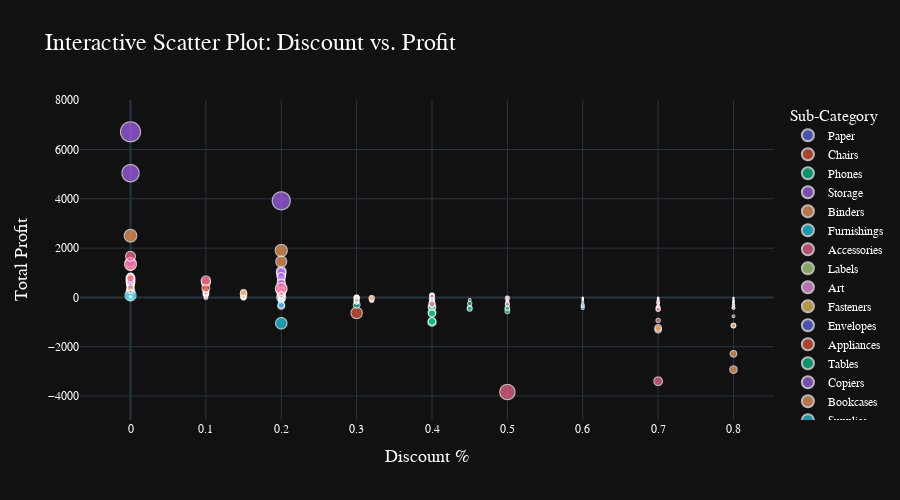

The cell this chart's notebook holds for it:
### Code cell
import plotly.express as px
import pandas as pd

# Create an interactive scatter plot of discount vs. profit
fig = px.scatter(df, x='Discount', y='Profit',
                 color='Sub-Category',
                 size='Sales',
                 labels={'Discount': 'Discount %', 'Profit': 'Total Profit'},
                 title='Interactive Scatter Plot: Discount vs. Profit',
                 template='plotly_dark',  # Dark template for a stylish appearance
                 hover_data=['Sub-Category', 'Sales'],
                 height=500
                 )

# Update marker style for a more appealing look
fig.update_traces(marker=dict(line=dict(color='white', width=1)),
                  selector=dict(mode='markers'))

# Update layout for better aesthetics
fig.update_layout(
    font=dict(family="Arial", size=12, color="White"),
    title=dict(font=dict(size=24)),
    xaxis=dict(title=dict(font=dict(size=18))),
    yaxis=dict(title=dict(font=dict(size=18))),
    legend=dict(title=dict(font=dict(size=16))),
)

# Show the plot
fig.show()

### Figure 1 — Plotly figure (JSON) as saved in the notebook; plotly's stock layout.template omitted (floating-point values rounded to 4 significant figures; data arrays with more than 128 entries replaced by an {"elided": "..."} marker saying what was removed)
{"data": [{"customdata": {"elided": "459x2 mixed values"}, "hovertemplate": "Sub-Category=%{customdata[0]}<br>Discount %=%{x}<br>Total Profit=%{y}<br>Sales=%{customdata[1]}<extra></extra>", "legendgroup": "Paper", "marker": {"color": "#636efa", "line": {"color": "white", "width": 1}, "size": {"elided": "459 float values"}, "sizemode": "area", "sizeref": 35.0, "symbol": "circle"}, "mode": "markers", "name": "Paper", "showlegend": true, "type": "scattergl", "x": {"elided": "459 float values"}, "xaxis": "x", "y": {"elided": "459 float values"}, "yaxis": "y"}, {"customdata": {"elided": "190x2 mixed values"}, "hovertemplate": "Sub-Category=%{customdata[0]}<br>Discount %=%{x}<br>Total Profit=%{y}<br>Sales=%{customdata[1]}<extra></extra>", "legendgroup": "Chairs", "marker": {"color": "#EF553B", "line": {"color": "white", "width": 1}, "size": {"elided": "190 float values"}, "sizemode": "area", "sizeref": 35.0, "symbol": "circle"}, "mode": "markers", "name": "Chairs", "showlegend": true, "type": "scattergl", "x": {"elided": "190 float values"}, "xaxis": "x", "y": {"elided": "190 float values"}, "yaxis": "y"}, {"customdata": {"elided": "294x2 mixed values"}, "hovertemplate": "Sub-Category=%{customdata[0]}<br>Discount %=%{x}<br>Total Profit=%{y}<br>Sales=%{customdata[1]}<extra></extra>", "legendgroup": "Phones", "marker": {"color": "#00cc96", "line": {"color": "white", "width": 1}, "size": {"elided": "294 float values"}, "sizemode": "area", "sizeref": 35.0, "symbol": "circle"}, "mode": "markers", "name": "Phones", "showlegend": true, "type": "scattergl", "x": {"elided": "294 float values"}, "xaxis": "x", "y": {"elided": "294 float values"}, "yaxis": "y"}, {"customdata": {"elided": "288x2 mixed values"}, "hovertemplate": "Sub-Category=%{customdata[0]}<br>Discount %=%{x}<br>Total Profit=%{y}<br>Sales=%{customdata[1]}<extra></extra>", "legendgroup": "Storage", "marker": {"color": "#ab63fa", "line": {"color": "white", "width": 1}, "size": {"elided": "288 float values"}, "sizemode": "area", "sizeref": 35.0, "symbol": "circle"}, "mode": "markers", "name": "Storage", "showlegend": true, "type": "scattergl", "x": {"elided": "288 float values"}, "xaxis": "x", "y": {"elided": "288 float values"}, "yaxis": "y"}, {"customdata": {"elided": "500x2 mixed values"}, "hovertemplate": "Sub-Category=%{customdata[0]}<br>Discount %=%{x}<br>Total Profit=%{y}<br>Sales=%{customdata[1]}<extra></extra>", "legendgroup": "Binders", "marker": {"color": "#FFA15A", "line": {"color": "white", "width": 1}, "size": {"elided": "500 float values"}, "sizemode": "area", "sizeref": 35.0, "symbol": "circle"}, "mode": "markers", "name": "Binders", "showlegend": true, "type": "scattergl", "x": {"elided": "500 float values"}, "xaxis": "x", "y": {"elided": "500 float values"}, "yaxis": "y"}, {"customdata": {"elided": "316x2 mixed values"}, "hovertemplate": "Sub-Category=%{customdata[0]}<br>Discount %=%{x}<br>Total Profit=%{y}<br>Sales=%{customdata[1]}<extra></extra>", "legendgroup": "Furnishings", "marker": {"color": "#19d3f3", "line": {"color": "white", "width": 1}, "size": {"elided": "316 float values"}, "sizemode": "area", "sizeref": 35.0, "symbol": "circle"}, "mode": "markers", "name": "Furnishings", "showlegend": true, "type": "scattergl", "x": {"elided": "316 float values"}, "xaxis": "x", "y": {"elided": "316 float values"}, "yaxis": "y"}, {"customdata": {"elided": "275x2 mixed values"}, "hovertemplate": "Sub-Category=%{customdata[0]}<br>Discount %=%{x}<br>Total Profit=%{y}<br>Sales=%{customdata[1]}<extra></extra>", "legendgroup": "Accessories", "marker": {"color": "#FF6692", "line": {"color": "white", "width": 1}, "size": {"elided": "275 float values"}, "sizemode": "area", "sizeref": 35.0, "symbol": "circle"}, "mode": "markers", "name": "Accessories", "showlegend": true, "type": "scattergl", "x": {"elided": "275 float values"}, "xaxis": "x", "y": {"elided": "275 float values"}, "yaxis": "y"}, {"customdata": {"elided": "114x2 mixed values"}, "hovertemplate": "Sub-Category=%{customdata[0]}<br>Discount %=%{x}<br>Total Profit=%{y}<br>Sales=%{customdata[1]}<extra></extra>", "legendgroup": "Labels", "marker": {"color": "#B6E880", "line": {"color": "white", "width": 1}, "size": [6.16, 24.84, 20.7, 20.7, 28.35, 29.6, 72.45, 235.9, 26.25, 12.39, 9.82, 10.44, 9.82, 8.64, 7.968, 15.12, 23.68, 8.67, 28.91, 786.5, 43.86, 6, 4.608, 11.95, 47.36, 18.9, 71.04, 27.72, 14.62, 5.76, 58.48, 18.75, 7.31, 3.15, 5.78, 18.45, 14.4, 59.2, 20.23, 14.94, 39.28, 31.5, 33.12, 3.75, 75.18, 51.75, 30, 25.06, 74, 37.59, 29.24, 13.05, 5.76, 51.75, 9.96, 11.52, 8.64, 91.59, 3.304, 50.4, 11.56, 9.82, 44.4, 6.264, 7.83, 13.87, 61.06, 41.4, 13.22, 17.54, 56.7, 9.856, 41.4, 5.904, 24.55, 24.64, 2.464, 74, 11.52, 5.04, 122.1, 133.2, 6.16, 152.7, 7.38, 23.04, 5.22, 4.91, 14.73, 9.45, 11.52, 5.76, 3, 20.7, 17.71, 4.608, 14.76, 15.75, 21.93, 4.928, 7.38, 44.4, 20.66, 11.07, 15.94, 11.7, 4.928, 4.608, 11.07, 14.94, 8.64, 62.65, 8.26, 16.52], "sizemode": "area", "sizeref": 35.0, "symbol": "circle"}, "mode": "markers", "name": "Labels", "showlegend": true, "type": "scattergl", "x": [0, 0.2, 0, 0, 0, 0, 0, 0.2, 0, 0, 0, 0.2, 0, 0, 0.2, 0.2, 0.2, 0, 0, 0, 0, 0.2, 0.2, 0.2, 0.2, 0, 0.2, 0, 0, 0, 0, 0, 0, 0, 0, 0, 0, 0, 0, 0, 0, 0, 0.2, 0, 0, 0, 0, 0, 0, 0, 0.2, 0, 0, 0, 0, 0.2, 0, 0, 0.2, 0, 0, 0, 0, 0.2, 0, 0.2, 0, 0, 0.2, 0.2, 0, 0.2, 0, 0.2, 0, 0, 0.2, 0, 0, 0.2, 0.2, 0, 0, 0, 0, 0, 0, 0, 0, 0, 0.2, 0, 0.2, 0, 0.2, 0.2, 0.2, 0, 0, 0.2, 0, 0, 0.2, 0, 0.2, 0.2, 0.2, 0.2, 0, 0, 0, 0, 0, 0.2], "xaxis": "x", "y": [2.957, 8.694, 9.936, 9.936, 13.61, 14.8, 34.78, 85.53, 12.6, 5.699, 4.812, 3.393, 4.812, 4.234, 2.59, 4.914, 8.88, 4.075, 13.3, 385.4, 20.61, 2.1, 1.67, 3.884, 17.76, 9.072, 26.64, 13.31, 6.871, 2.822, 27.49, 9, 3.436, 1.512, 2.717, 8.671, 7.056, 29.6, 9.508, 6.872, 19.25, 15.12, 11.59, 1.8, 35.33, 24.84, 14.4, 11.78, 37, 17.67, 9.869, 6.003, 2.822, 24.84, 4.582, 4.176, 4.234, 42.13, 1.074, 23.18, 5.433, 4.812, 22.2, 2.036, 3.602, 4.682, 28.09, 19.87, 4.295, 5.921, 26.08, 3.45, 19.87, 1.993, 12.03, 11.83, 0.8624, 37, 5.645, 1.764, 39.69, 66.6, 2.957, 70.22, 3.469, 11.29, 2.401, 2.406, 7.218, 4.536, 4.176, 2.65, 1.05, 9.936, 5.978, 1.67, 4.982, 7.56, 10.31, 1.725, 3.469, 22.2, 6.974, 5.203, 5.179, 3.947, 1.725, 1.498, 5.203, 6.872, 4.234, 29.45, 3.8, 5.369], "yaxis": "y"}, {"customdata": {"elided": "282x2 mixed values"}, "hovertemplate": "Sub-Category=%{customdata[0]}<br>Discount %=%{x}<br>Total Profit=%{y}<br>Sales=%{customdata[1]}<extra></extra>", "legendgroup": "Art", "marker": {"color": "#FF97FF", "line": {"color": "white", "width": 1}, "size": {"elided": "282 float values"}, "sizemode": "area", "sizeref": 35.0, "symbol": "circle"}, "mode": "markers", "name": "Art", "showlegend": true, "type": "scattergl", "x": {"elided": "282 float values"}, "xaxis": "x", "y": {"elided": "282 float values"}, "yaxis": "y"}, {"customdata": [["Fasteners", 21.46], ["Fasteners", 52.29], ["Fasteners", 10.82], ["Fasteners", 13.96], ["Fasteners", 35], ["Fasteners", 7.16], ["Fasteners", 8.376], ["Fasteners", 2.96], ["Fasteners", 11.3], ["Fasteners", 2.896], ["Fasteners", 9.02], ["Fasteners", 5.67], ["Fasteners", 39.31], ["Fasteners", 6.03], ["Fasteners", 11.22], ["Fasteners", 18.24], ["Fasteners", 18.94], ["Fasteners", 23.55], ["Fasteners", 3.552], ["Fasteners", 2.368], ["Fasteners", 8.94], ["Fasteners", 25.06], ["Fasteners", 45.92], ["Fasteners", 7.41], ["Fasteners", 10.53], ["Fasteners", 9.432], ["Fasteners", 5.58], ["Fasteners", 2.88], ["Fasteners", 7.9], ["Fasteners", 1.824], ["Fasteners", 3.62], ["Fasteners", 3.024], ["Fasteners", 19.6], ["Fasteners", 1.81], ["Fasteners", 35], ["Fasteners", 8.4], ["Fasteners", 4.36], ["Fasteners", 3.76], ["Fasteners", 18.24], ["Fasteners", 45.92], ["Fasteners", 14.82], ["Fasteners", 10.9], ["Fasteners", 16], ["Fasteners", 14.13], ["Fasteners", 7.89], ["Fasteners", 4.96], ["Fasteners", 17.28], ["Fasteners", 11.84], ["Fasteners", 24.32], ["Fasteners", 14.9], ["Fasteners", 15.12], ["Fasteners", 3.29], ["Fasteners", 8], ["Fasteners", 17.9], ["Fasteners", 5.94], ["Fasteners", 18.37], ["Fasteners", 4.824], ["Fasteners", 14.2], ["Fasteners", 17.9], ["Fasteners", 13.02], ["Fasteners", 7.92], ["Fasteners", 6.54], ["Fasteners", 11.68], ["Fasteners", 2.52]], "hovertemplate": "Sub-Category=%{customdata[0]}<br>Discount %=%{x}<br>Total Profit=%{y}<br>Sales=%{customdata[1]}<extra></extra>", "legendgroup": "Fasteners", "marker": {"color": "#FECB52", "line": {"color": "white", "width": 1}, "size": [21.46, 52.29, 10.82, 13.96, 35, 7.16, 8.376, 2.96, 11.3, 2.896, 9.02, 5.67, 39.31, 6.03, 11.22, 18.24, 18.94, 23.55, 3.552, 2.368, 8.94, 25.06, 45.92, 7.41, 10.53, 9.432, 5.58, 2.88, 7.9, 1.824, 3.62, 3.024, 19.6, 1.81, 35, 8.4, 4.36, 3.76, 18.24, 45.92, 14.82, 10.9, 16, 14.13, 7.89, 4.96, 17.28, 11.84, 24.32, 14.9, 15.12, 3.29, 8, 17.9, 5.94, 18.37, 4.824, 14.2, 17.9, 13.02, 7.92, 6.54, 11.68, 2.52], "sizemode": "area", "sizeref": 35.0, "symbol": "circle"}, "mode": "markers", "name": "Fasteners", "showlegend": true, "type": "scattergl", "x": [0.2, 0, 0.2, 0, 0, 0, 0.2, 0, 0.2, 0.2, 0, 0, 0.2, 0, 0, 0, 0.2, 0, 0.2, 0.2, 0, 0, 0, 0, 0.2, 0.2, 0, 0, 0, 0.2, 0, 0.2, 0, 0, 0, 0, 0, 0, 0, 0.2, 0, 0, 0.2, 0, 0, 0, 0, 0, 0.2, 0, 0.2, 0, 0.2, 0, 0, 0.2, 0.2, 0, 0, 0, 0.2, 0, 0, 0], "xaxis": "x", "y": [6.973, 16.21, 2.571, 6.422, 16.8, 3.58, 2.722, 1.421, -2.119, 0.4706, 3.518, 0.1134, 12.78, 2.955, 0.2244, 9.12, 5.917, 1.178, 1.243, 0.8288, 4.112, 12.53, 21.58, 3.483, 3.29, 3.065, 0.1674, 1.354, 2.528, 0.6156, 1.195, -0.6048, 9.604, 0.6516, 16.8, 0.336, 1.788, 1.316, 9.12, 15.5, 6.965, 3.597, 5.6, 0.7065, 3.55, 2.331, 8.122, 5.683, 9.12, 6.854, 4.914, 1.48, 2.8, 8.771, 0.1188, 6.199, 1.749, 6.674, 8.771, 0.3906, 1.683, 2.158, 5.256, 0.1008], "yaxis": "y"}, {"customdata": {"elided": "71x2 mixed values"}, "hovertemplate": "Sub-Category=%{customdata[0]}<br>Discount %=%{x}<br>Total Profit=%{y}<br>Sales=%{customdata[1]}<extra></extra>", "legendgroup": "Envelopes", "marker": {"color": "#636efa", "line": {"color": "white", "width": 1}, "size": [10.86, 57.58, 15.25, 24.45, 17.57, 15.28, 27.97, 21.74, 15.28, 48.69, 62.96, 7.824, 104.7, 70.08, 14.35, 10.86, 28.4, 37.61, 181.0, 63.9, 79.96, 43.7, 22.18, 8.96, 12.22, 13.39, 2.896, 16.74, 43.92, 4.896, 47.98, 168.0, 325.9, 76.58, 5.32, 18.34, 8.784, 23.34, 23.16, 17.48, 21.24, 30.56, 8.856, 57.9, 15.84, 9.78, 42.68, 10.64, 251.6, 182.9, 16.98, 31.68, 71.88, 57.96, 114.8, 47.01, 9.912, 24.45, 14.76, 23.36, 55.58, 65.23, 7.98, 18.69, 8.856, 19.4, 7.28, 15.28, 64.85, 2.04, 268.6], "sizemode": "area", "sizeref": 35.0, "symbol": "circle"}, "mode": "markers", "name": "Envelopes", "showlegend": true, "type": "scattergl", "x": [0, 0.2, 0, 0.2, 0.2, 0, 0.2, 0.2, 0, 0, 0, 0.2, 0.2, 0, 0.2, 0, 0, 0.2, 0, 0, 0, 0, 0, 0, 0.2, 0.2, 0.2, 0, 0.2, 0.2, 0, 0, 0, 0, 0, 0.2, 0.2, 0, 0, 0, 0.2, 0, 0.2, 0, 0.2, 0, 0, 0.2, 0, 0, 0, 0.2, 0, 0, 0.2, 0, 0.2, 0.2, 0.2, 0, 0.2, 0.2, 0, 0.2, 0.2, 0, 0, 0, 0.2, 0, 0.2], "xaxis": "x", "y": [5.104, 21.59, 7.015, 8.862, 6.368, 7.487, 9.439, 7.339, 7.487, 23.86, 28.33, 2.934, 35.33, 35.04, 5.203, 5.104, 13.35, 12.69, 81.43, 28.75, 35.98, 20.54, 10.87, 4.301, 4.431, 5.022, 0.9774, 8.37, 15.92, 1.652, 23.99, 78.94, 149.9, 38.29, 2.607, 6.647, 3.184, 10.97, 11.58, 8.216, 7.434, 14.97, 2.878, 28.95, 5.544, 4.89, 19.63, 3.857, 113.2, 85.98, 8.49, 11.09, 33.06, 27.24, 35.89, 22.09, 3.221, 8.862, 4.797, 11.68, 20.84, 22.02, 3.91, 7.008, 2.878, 9.312, 3.494, 7.487, 24.32, 0.9588, 90.64], "yaxis": "y"}, {"customdata": {"elided": "165x2 mixed values"}, "hovertemplate": "Sub-Category=%{customdata[0]}<br>Discount %=%{x}<br>Total Profit=%{y}<br>Sales=%{customdata[1]}<extra></extra>", "legendgroup": "Appliances", "marker": {"color": "#EF553B", "line": {"color": "white", "width": 1}, "size": {"elided": "165 float values"}, "sizemode": "area", "sizeref": 35.0, "symbol": "circle"}, "mode": "markers", "name": "Appliances", "showlegend": true, "type": "scattergl", "x": {"elided": "165 float values"}, "xaxis": "x", "y": {"elided": "165 float values"}, "yaxis": "y"}, {"customdata": {"elided": "104x2 mixed values"}, "hovertemplate": "Sub-Category=%{customdata[0]}<br>Discount %=%{x}<br>Total Profit=%{y}<br>Sales=%{customdata[1]}<extra></extra>", "legendgroup": "Tables", "marker": {"color": "#00cc96", "line": {"color": "white", "width": 1}, "size": [233.9, 620.6, 219.1, 1488.0, 1004.0, 284.4, 211.0, 108.9, 2065.0, 300.9, 652.5, 66.64, 452.9, 1670.0, 1045.0, 765.6, 1048.0, 262.1, 70.98, 254.5, 411.8, 310.4, 893.0, 273.1, 1322.0, 1138.0, 2666.0, 350.4, 171.3, 411.8, 24.37, 568.7, 154.8, 215.1, 251.0, 718.1, 510.2, 523.8, 481.0, 801.6, 871.4, 896.3, 177.2, 344.2, 249.0, 418.3, 171.3, 522.0, 91.28, 1782.0, 697.2, 210.0, 399.7, 2314.0, 1478.0, 285.5, 314.5, 975.0, 384.8, 386.9, 356.9, 138.6, 79.97, 257.9, 154.8, 182.6, 721.9, 236.5, 512.2, 189.6, 872.9, 526.6, 124.4, 298.1, 206.4, 1673.0, 2037.0, 933.3, 69.38, 486.4, 373.5, 913.4, 933.4, 286.9, 240.7, 637.9, 607.5, 399.7, 517.4, 300.9, 121.0, 935.0, 127.8, 1875.0, 283.6, 1505.0, 457.5, 456.0, 166.5, 673.3, 307.3, 364.1, 71.09, 292.1], "sizemode": "area", "sizeref": 35.0, "symbol": "circle"}, "mode": "markers", "name": "Tables", "showlegend": true, "type": "scattergl", "x": [0.45, 0.45, 0.5, 0.3, 0.2, 0.4, 0, 0.5, 0.4, 0.2, 0.5, 0.5, 0, 0, 0.4, 0.5, 0.4, 0, 0, 0.4, 0, 0.3, 0, 0.4, 0.2, 0, 0, 0.4, 0.2, 0, 0.2, 0.2, 0.4, 0.4, 0.3, 0.3, 0.2, 0.4, 0.5, 0.5, 0, 0.2, 0.5, 0.4, 0, 0.2, 0.2, 0, 0.5, 0.4, 0.2, 0.2, 0.2, 0.4, 0.2, 0.2, 0.4, 0.3, 0.4, 0.5, 0, 0.4, 0.4, 0, 0.4, 0.5, 0.45, 0.2, 0.3, 0.2, 0, 0.3, 0.3, 0.3, 0.2, 0.2, 0, 0.45, 0.5, 0.2, 0.4, 0.3, 0.3, 0, 0.3, 0.3, 0, 0.2, 0.3, 0.2, 0.4, 0.4, 0.3, 0.4, 0, 0, 0.3, 0.4, 0.4, 0.3, 0.3, 0.2, 0.2, 0], "xaxis": "x", "y": [-102.0, -248.2, -131.4, -297.7, -113.0, -75.83, 21.1, -71.89, -619.6, 11.28, -430.6, -42.65, 67.94, 116.9, -296.0, -566.6, -69.89, 62.91, 20.58, -93.33, 70.01, -48.78, 80.37, -104.7, -99.18, 250.3, 239.9, -140.1, -6.423, 70.01, -3.351, 28.44, -36.11, -104.0, -68.13, -71.81, 6.378, -192.0, -269.3, -448.9, 148.1, 22.41, -120.5, -189.3, 54.78, 5.229, -6.423, 88.73, -67.54, -653.3, 8.714, 2.625, -14.99, -1003.0, 92.39, -10.71, -83.88, -97.5, -115.4, -185.7, 60.66, -34.65, -29.32, 67.06, -46.43, -135.1, -420, -2.957, -65.85, 9.479, 157.1, -52.66, -21.33, -4.259, 5.159, 20.91, 366.6, -458.1, -47.17, 36.48, -112.0, -169.6, -173.3, 63.11, -13.76, -127.6, 97.2, -14.99, -81.31, 11.28, -28.22, -249.3, -31.03, -968.9, 45.37, 346.0, -84.96, -106.4, -66.6, -76.95, -39.51, 9.102, -1.777, 58.42], "yaxis": "y"}, {"customdata": [["Copiers", 1200.0], ["Copiers", 3000.0], ["Copiers", 480.0], ["Copiers", 11200.0], ["Copiers", 3360.0], ["Copiers", 880.0], ["Copiers", 10500.0], ["Copiers", 480.0], ["Copiers", 2880.0], ["Copiers", 3000.0], ["Copiers", 960.0], ["Copiers", 320.0], ["Copiers", 2400.0], ["Copiers", 600.0], ["Copiers", 2400.0], ["Copiers", 1400.0], ["Copiers", 1200.0], ["Copiers", 14000.0], ["Copiers", 300.0], ["Copiers", 480.0], ["Copiers", 960.0], ["Copiers", 900.0]], "hovertemplate": "Sub-Category=%{customdata[0]}<br>Discount %=%{x}<br>Total Profit=%{y}<br>Sales=%{customdata[1]}<extra></extra>", "legendgroup": "Copiers", "marker": {"color": "#ab63fa", "line": {"color": "white", "width": 1}, "size": [1200.0, 3000.0, 480.0, 11200.0, 3360.0, 880.0, 10500.0, 480.0, 2880.0, 3000.0, 960.0, 320.0, 2400.0, 600.0, 2400.0, 1400.0, 1200.0, 14000.0, 300.0, 480.0, 960.0, 900.0], "sizemode": "area", "sizeref": 35.0, "symbol": "circle"}, "mode": "markers", "name": "Copiers", "showlegend": true, "type": "scattergl", "x": [0.2, 0, 0.2, 0.2, 0.2, 0.2, 0, 0.2, 0.2, 0, 0.2, 0.2, 0.2, 0.4, 0.2, 0, 0, 0, 0, 0.2, 0.2, 0.4], "xaxis": "x", "y": [435.0, 1380.0, 60.0, 3920.0, 1050.0, 330.0, 5040.0, 90.0, 1008.0, 1440.0, 336.0, 108.0, 840.0, 70.0, 570.0, 630.0, 468.0, 6720.0, 90.0, 60.0, 312.0, 75.0], "yaxis": "y"}, {"customdata": {"elided": "76x2 mixed values"}, "hovertemplate": "Sub-Category=%{customdata[0]}<br>Discount %=%{x}<br>Total Profit=%{y}<br>Sales=%{customdata[1]}<extra></extra>", "legendgroup": "Bookcases", "marker": {"color": "#FFA15A", "line": {"color": "white", "width": 1}, "size": [1337.0, 205.3, 514.2, 192.0, 84.98, 323.1, 78.85, 119.8, 204.0, 782.9, 307.7, 257.6, 145.7, 183.4, 242.0, 360.0, 200.0, 102.8, 1293.0, 1629.0, 327.7, 220.3, 242.4, 221.0, 180.6, 825.2, 314.4, 556.7, 482.7, 174.4, 184.0, 302.9, 321.6, 917.9, 623.5, 210.0, 359.5, 328.4, 89.99, 198.3, 102.0, 1194.0, 459.9, 638.8, 217.8, 206.0, 239.7, 87.21, 240.8, 72.59, 242.0, 241.6, 302.9, 212.9, 116.0, 148.3, 142.0, 231.9, 242.4, 442.0, 1498.0, 436.0, 89.07, 2155.0, 387.1, 131.0, 723.9, 288.0, 77.73, 345.0, 116.0, 314.4, 204.7, 400.8, 410.0, 1023.0], "sizemode": "area", "sizeref": 35.0, "symbol": "circle"}, "mode": "markers", "name": "Bookcases", "showlegend": true, "type": "scattergl", "x": [0.15, 0.32, 0.15, 0.2, 0, 0.2, 0.32, 0.15, 0.15, 0, 0.15, 0.2, 0, 0.3, 0, 0, 0, 0.15, 0, 0, 0.32, 0.32, 0.2, 0, 0.7, 0.3, 0.2, 0.15, 0.15, 0, 0.2, 0, 0.2, 0.15, 0.32, 0.7, 0.15, 0.32, 0.7, 0.2, 0.7, 0.15, 0, 0, 0.7, 0.32, 0.15, 0.5, 0.2, 0.7, 0, 0.2, 0, 0, 0, 0.15, 0, 0.2, 0.7, 0, 0.15, 0.15, 0.32, 0, 0.2, 0.5, 0.2, 0.2, 0.2, 0.15, 0.5, 0.2, 0.32, 0.2, 0.32, 0.32], "xaxis": "x", "y": [31.45, -36.24, -30.24, 4.8, 18.7, 12.12, -11.6, -12.69, 16.8, 203.6, -14.48, -28.98, 23.32, -36.67, 41.13, 79.19, 38.0, -6.049, 77.58, 374.6, -14.46, -42.11, 9.088, 50.83, -240.8, -117.9, -15.72, 6.549, 85.18, 41.86, -25.3, 75.74, -16.08, 75.59, -119.2, -357.0, -29.61, -91.76, -153.0, -32.22, -183.6, 210.7, 41.39, 185.3, -384.7, -27.26, 14.1, -45.35, 30.1, -128.2, 33.87, 0, 69.68, 53.24, 25.51, 15.7, 41.17, 5.798, -363.5, 101.7, 141.0, 5.129, -17.03, 129.3, -14.52, -89.07, -81.44, 7.199, -3.886, 28.41, -64.94, -15.72, -6.02, -5.01, -96.47, -30.1], "yaxis": "y"}, {"customdata": [["Supplies", 23.76], ["Supplies", 37.24], ["Supplies", 1.744], ["Supplies", 6.672], ["Supplies", 6.976], ["Supplies", 4664.0], ["Supplies", 69.5], ["Supplies", 11.18], ["Supplies", 122.7], ["Supplies", 16.68], ["Supplies", 477.2], ["Supplies", 31.92], ["Supplies", 695.2], ["Supplies", 35.06], ["Supplies", 1666.0], ["Supplies", 28.4], ["Supplies", 2.944], ["Supplies", 1332.0], ["Supplies", 21.81], ["Supplies", 8.832], ["Supplies", 64.4], ["Supplies", 27.93], ["Supplies", 13.98], ["Supplies", 347.6], ["Supplies", 8.57], ["Supplies", 22.34], ["Supplies", 25.02], ["Supplies", 30.69], ["Supplies", 39.07], ["Supplies", 238.6], ["Supplies", 17.22], ["Supplies", 54.9], ["Supplies", 384.6], ["Supplies", 240.4], ["Supplies", 231.7], ["Supplies", 4164.0], ["Supplies", 17], ["Supplies", 37.75], ["Supplies", 34.48], ["Supplies", 28.4], ["Supplies", 25.76], ["Supplies", 9.184], ["Supplies", 6.208], ["Supplies", 190.9], ["Supplies", 5.552], ["Supplies", 110.1], ["Supplies", 70.12], ["Supplies", 29.7], ["Supplies", 25.71], ["Supplies", 47.32], ["Supplies", 44.69], ["Supplies", 3.328], ["Supplies", 31.68], ["Supplies", 4.36], ["Supplies", 21.96], ["Supplies", 25.5], ["Supplies", 7.3], ["Supplies", 4.36], ["Supplies", 97.3]], "hovertemplate": "Sub-Category=%{customdata[0]}<br>Discount %=%{x}<br>Total Profit=%{y}<br>Sales=%{customdata[1]}<extra></extra>", "legendgroup": "Supplies", "marker": {"color": "#19d3f3", "line": {"color": "white", "width": 1}, "size": [23.76, 37.24, 1.744, 6.672, 6.976, 4664.0, 69.5, 11.18, 122.7, 16.68, 477.2, 31.92, 695.2, 35.06, 1666.0, 28.4, 2.944, 1332.0, 21.81, 8.832, 64.4, 27.93, 13.98, 347.6, 8.57, 22.34, 25.02, 30.69, 39.07, 238.6, 17.22, 54.9, 384.6, 240.4, 231.7, 4164.0, 17, 37.75, 34.48, 28.4, 25.76, 9.184, 6.208, 190.9, 5.552, 110.1, 70.12, 29.7, 25.71, 47.32, 44.69, 3.328, 31.68, 4.36, 21.96, 25.5, 7.3, 4.36, 97.3], "sizemode": "area", "sizeref": 35.0, "symbol": "circle"}, "mode": "markers", "name": "Supplies", "showlegend": true, "type": "scattergl", "x": [0.2, 0, 0.2, 0.2, 0.2, 0.2, 0, 0.2, 0, 0, 0, 0, 0, 0, 0, 0, 0.2, 0.2, 0, 0.2, 0, 0, 0, 0, 0, 0.2, 0, 0, 0.2, 0, 0, 0, 0.2, 0, 0, 0, 0, 0.2, 0, 0, 0, 0.2, 0.2, 0.2, 0.2, 0, 0, 0, 0, 0.2, 0.2, 0.2, 0.2, 0, 0, 0, 0, 0, 0], "xaxis": "x", "y": [2.079, 10.8, -0.3488, 0.5004, -1.395, -1049.0, 20.15, 0.8388, 36.81, 4.337, 9.545, 9.257, 34.76, 10.52, 33.31, 8.236, -0.6624, -299.8, 5.889, -1.987, 1.932, 8.1, 3.635, 17.38, 2.228, 2.514, 6.505, 7.979, 4.396, 4.772, 5.166, 15.37, -81.73, 7.211, 11.59, 83.28, 4.42, 4.247, 9.999, 8.236, 0.7728, 1.148, 0.6984, -42.95, -1.041, 31.93, 21.04, 8.019, 6.685, 5.915, 5.027, 0.416, 2.772, 0.1744, 6.149, 6.63, 2.19, 0.1744, 28.22], "yaxis": "y"}, {"customdata": [["Machines", 8000.0], ["Machines", 3060.0], ["Machines", 336.5], ["Machines", 695.7], ["Machines", 95.99], ["Machines", 1440.0], ["Machines", 597.1], ["Machines", 653.0], ["Machines", 351.0], ["Machines", 2550.0], ["Machines", 1705.0], ["Machines", 1920.0], ["Machines", 2395.0], ["Machines", 480.0], ["Machines", 4800.0], ["Machines", 385.8], ["Machines", 52.44], ["Machines", 210.0], ["Machines", 532.7], ["Machines", 506.3], ["Machines", 343.2], ["Machines", 5200.0], ["Machines", 1040.0], ["Machines", 78.66], ["Machines", 12.59], ["Machines", 241.2], ["Machines", 369.2], ["Machines", 600.0], ["Machines", 649], ["Machines", 3404.0], ["Machines", 240.0], ["Machines", 480], ["Machines", 120]], "hovertemplate": "Sub-Category=%{customdata[0]}<br>Discount %=%{x}<br>Total Profit=%{y}<br>Sales=%{customdata[1]}<extra></extra>", "legendgroup": "Machines", "marker": {"color": "#FF6692", "line": {"color": "white", "width": 1}, "size": [8000.0, 3060.0, 336.5, 695.7, 95.99, 1440.0, 597.1, 653.0, 351.0, 2550.0, 1705.0, 1920.0, 2395.0, 480.0, 4800.0, 385.8, 52.44, 210.0, 532.7, 506.3, 343.2, 5200.0, 1040.0, 78.66, 12.59, 241.2, 369.2, 600.0, 649, 3404.0, 240.0, 480, 120], "sizemode": "area", "sizeref": 35.0, "symbol": "circle"}, "mode": "markers", "name": "Machines", "showlegend": true, "type": "scattergl", "x": [0.5, 0.1, 0.4, 0.5, 0.7, 0.4, 0.4, 0.7, 0.1, 0.7, 0, 0.2, 0.2, 0, 0.2, 0.2, 0, 0.3, 0.2, 0.2, 0.2, 0, 0.2, 0, 0.7, 0.7, 0.2, 0.7, 0.5, 0, 0.2, 0, 0.5], "xaxis": "x", "y": [-3840.0, 680.0, 44.87, -27.83, -64.0, -264.0, 49.76, -936.0, 152.1, -3400.0, 767.2, 216.0, 209.6, 240.0, 360.0, 130.2, 24.12, 8.999, 53.27, 177.2, 38.61, 1352.0, 104.0, 36.18, -18.04, -168.8, 32.3, -480.0, -272.6, 1668.0, 39.0, 225.6, -7.2], "yaxis": "y"}], "layout": {"font": {"color": "White", "family": "Arial", "size": 12}, "height": 500, "legend": {"itemsizing": "constant", "title": {"font": {"size": 16}, "text": "Sub-Category"}, "tracegroupgap": 0}, "title": {"font": {"size": 24}, "text": "Interactive Scatter Plot: Discount vs. Profit"}, "xaxis": {"anchor": "y", "domain": [0, 1], "title": {"font": {"size": 18}, "text": "Discount %"}}, "yaxis": {"anchor": "x", "domain": [0, 1], "title": {"font": {"size": 18}, "text": "Total Profit"}}}}
